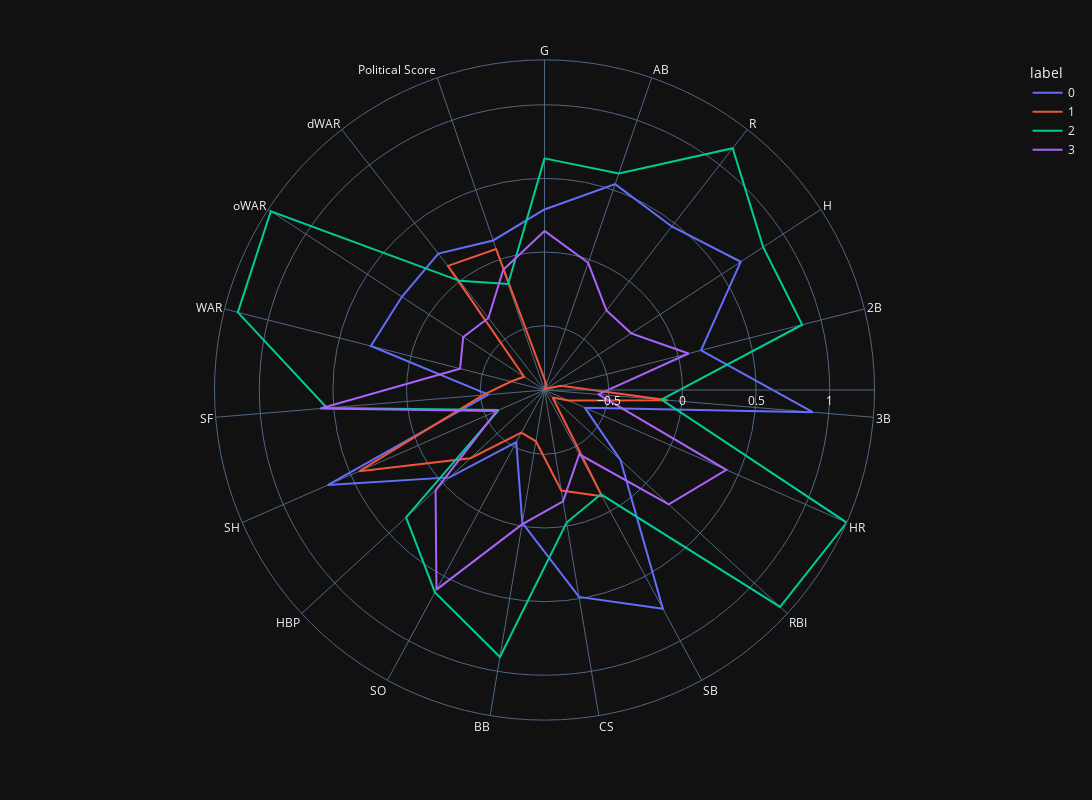

Notebook cell for this chart:
### Code cell
kmeans.fit(batting_heavy_advanced_main_scale)
batting_heavy_advanced_main_scale['label']=kmeans.labels_
polar=batting_heavy_advanced_main_scale.groupby("label").mean().reset_index()
polar=pd.melt(polar,id_vars=["label"])
fig4 = px.line_polar(polar, r="value", theta="variable", color="label", line_close=True,height=800,width=1200)
fig4.show()

### Figure 1 — Plotly figure (JSON) as saved in the notebook; plotly's stock layout.template omitted (floating-point values rounded to 4 significant figures)
{"data": [{"hovertemplate": "label=0<br>value=%{r}<br>variable=%{theta}<extra></extra>", "legendgroup": "0", "line": {"color": "#636efa", "dash": "solid"}, "marker": {"symbol": "circle"}, "mode": "lines", "name": "0", "r": [0.2894, 0.5413, 0.4707, 0.6552, 0.1598, 0.892, -0.6382, -0.2354, 0.7527, 0.4875, -0.02145, -0.5339, -0.06061, 0.6711, -0.5542, 0.2797, 0.2203, 0.2373, 0.137, 0.2894], "showlegend": true, "subplot": "polar", "theta": ["G", "AB", "R", "H", "2B", "3B", "HR", "RBI", "SB", "CS", "BB", "SO", "HBP", "SH", "SF", "WAR", "oWAR", "dWAR", "Political Score", "G"], "type": "scatterpolar"}, {"hovertemplate": "label=1<br>value=%{r}<br>variable=%{theta}<extra></extra>", "legendgroup": "1", "line": {"color": "#EF553B", "dash": "solid"}, "marker": {"symbol": "circle"}, "mode": "lines", "name": "1", "r": [-0.8624, -0.8971, -0.9368, -0.9186, -0.8221, -0.09495, -0.7595, -0.8621, -0.1161, -0.245, -0.5837, -0.6068, -0.2533, 0.4362, -0.517, -0.7023, -0.7715, 0.1312, 0.07591, -0.8624], "showlegend": true, "subplot": "polar", "theta": ["G", "AB", "R", "H", "2B", "3B", "HR", "RBI", "SB", "CS", "BB", "SO", "HBP", "SH", "SF", "WAR", "oWAR", "dWAR", "Political Score", "G"], "type": "scatterpolar"}, {"hovertemplate": "label=2<br>value=%{r}<br>variable=%{theta}<extra></extra>", "legendgroup": "2", "line": {"color": "#00cc96", "dash": "solid"}, "marker": {"symbol": "circle"}, "mode": "lines", "name": "2", "r": [0.6363, 0.6182, 1.144, 0.8373, 0.8689, -0.1399, 1.304, 1.238, -0.1315, -0.02396, 0.9013, 0.626, 0.3407, -0.5966, 0.5451, 1.212, 1.283, 0.002623, -0.1762, 0.6363], "showlegend": true, "subplot": "polar", "theta": ["G", "AB", "R", "H", "2B", "3B", "HR", "RBI", "SB", "CS", "BB", "SO", "HBP", "SH", "SF", "WAR", "oWAR", "dWAR", "Political Score", "G"], "type": "scatterpolar"}, {"hovertemplate": "label=3<br>value=%{r}<br>variable=%{theta}<extra></extra>", "legendgroup": "3", "line": {"color": "#ab63fa", "dash": "solid"}, "marker": {"symbol": "circle"}, "mode": "lines", "name": "3", "r": [0.1437, -0.02344, -0.252, -0.2333, 0.07233, -0.5702, 0.4122, 0.2102, -0.4406, -0.1704, -0.01103, 0.6046, 0.06884, -0.5834, 0.5905, -0.3452, -0.2778, -0.3167, -0.07393, 0.1437], "showlegend": true, "subplot": "polar", "theta": ["G", "AB", "R", "H", "2B", "3B", "HR", "RBI", "SB", "CS", "BB", "SO", "HBP", "SH", "SF", "WAR", "oWAR", "dWAR", "Political Score", "G"], "type": "scatterpolar"}], "layout": {"polar": {"domain": {"x": [0.0, 1.0], "y": [0.0, 1.0]}, "angularaxis": {"direction": "clockwise", "rotation": 90}}, "legend": {"title": {"text": "label"}, "tracegroupgap": 0}, "margin": {"t": 60}, "height": 800, "width": 1200}}
